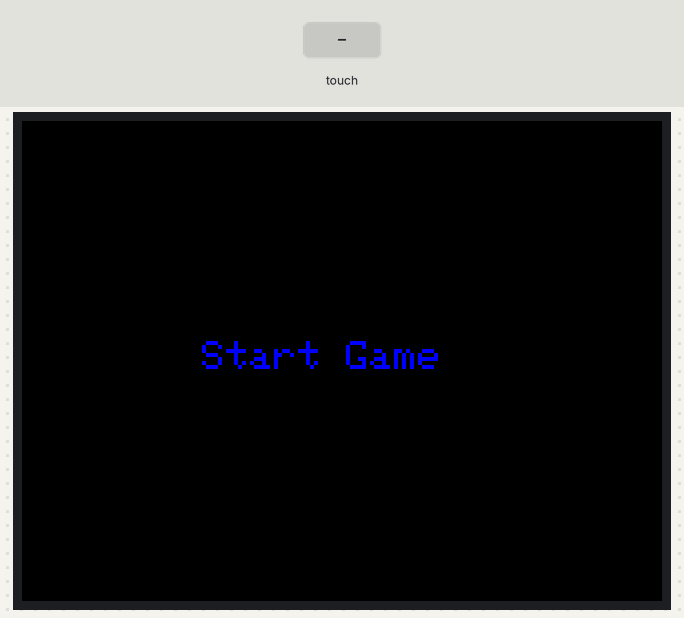
Recording of a sketch running on a simulated Arduino Uno, built with avr-gcc and run on an emulated ATmega328P. Shown: 320×240 colour display. The test bench sets the inputs (shaded band). What the sketch prints to the serial monitor is not drawn.

Above: at 1.5 s.
1.6 s: touch panel pressed at 13 % / 10 % of its raw x / y range
At 2.0 s:
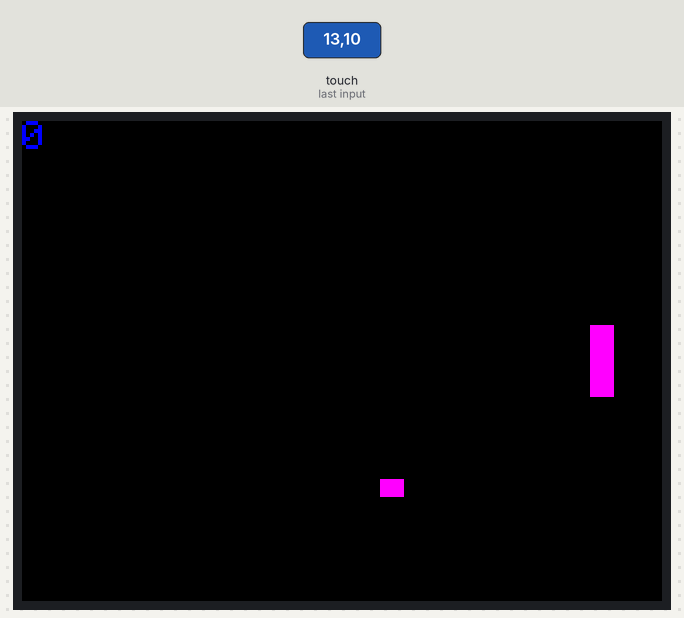
At 3.5 s:
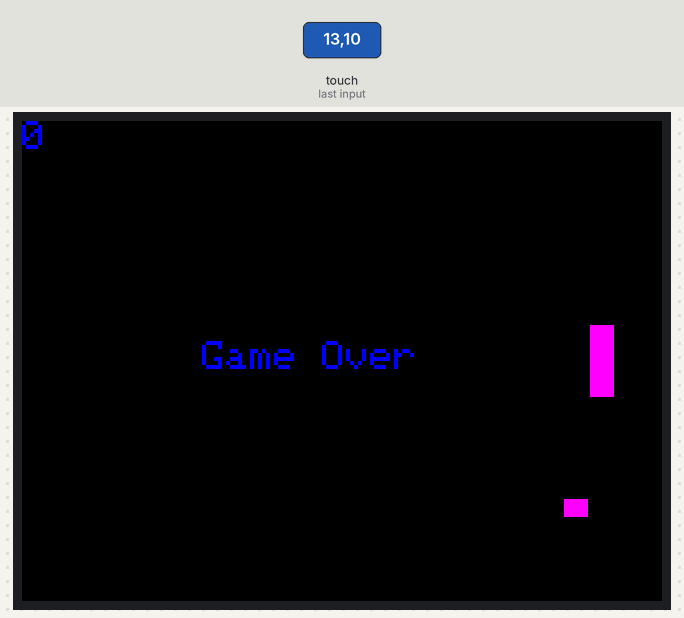
Timing chart, 0 to 5.0 s (numbered marks = the images above; inputs shaded):
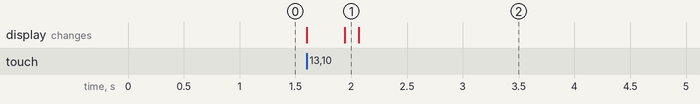

The sketch:

gfxPong.ino
```cpp
#include <stdlib.h>

#include "SPI.h"
#include "Wire.h"
#include "Adafruit_GFX.h"
#include "Adafruit_ILI9341.h"
#include "Adafruit_STMPE610.h"

// This is calibration data for the raw touch data to the screen coordinates
// Note that the screen is turned for the game 270 degrees.
#define TS_MINX 150
#define TS_MINY 130
#define TS_MAXX 3800
#define TS_MAXY 4000

// For the Adafruit shield, these are the default.
#define TFT_DC 9
#define TFT_CS 10

// Use hardware SPI (on Uno, #13, #12, #11) and the above for CS/DC
Adafruit_ILI9341 tft = Adafruit_ILI9341(TFT_CS, TFT_DC);
// If using the breakout, change pins as desired
//Adafruit_ILI9341 tft = Adafruit_ILI9341(TFT_CS, TFT_DC, TFT_MOSI, TFT_CLK, TFT_RST, TFT_MISO);

// touch screen object
// The STMPE610 uses hardware SPI on the shield, and #8
#define STMPE_CS 8
Adafruit_STMPE610 ts = Adafruit_STMPE610(STMPE_CS);

// where is the pong?
int x = 0;
int y = 0;

int xDir = 1;
int yDir = 1;

int pongW = tft.width()/25;
int pongH = tft.height()/25;

int lastX = x;
int lastY = y;

// Where is the paddle?
int paddleH;
int paddleX;
int paddleY;
int paddleW;

bool gameOn = false;

int score = 0;

void setup() {
  Serial.begin(9600);
  Serial.println("PongTest");

  // start the tft screen
  tft.begin();
  tft.setRotation(3);
  tft.fillScreen(ILI9341_BLACK);

  // Start the touch screen
  ts.begin();

  // print the startup message
  drawText("Start Game", tft.width()/2 - 70, tft.height()/2 - 10, ILI9341_BLUE);

  delay(100);
}

void loop() {
  if (gameOn)
  {
    drawScore();
    drawPaddle();
    drawPong();
  }

  if (ts.touched())
  {
    TS_Point p = ts.getPoint();

    // Scale from ~0->4000 to tft.width using the calibration #'s
    int pX = map(p.y, TS_MAXY, TS_MINY, 0, tft.width());
    int pY = map(p.x, TS_MINX, TS_MAXX, 0, tft.height());

    if (isin(pX, pY, paddleX, paddleY, paddleW, paddleH))
    {
      // here we want to move the paddle up and down the Y-direction
      //Serial.println("hit!");

      // move the paddle center to the point's y value if in bounds
      if (pY - paddleH/2 >= 0 && pY + paddleH/2 <= tft.height())
      {
        int lastPaddleY = paddleY;
        tft.fillRect(paddleX, paddleY, paddleW, paddleH, ILI9341_BLACK);

        paddleY = pY - paddleH/2;
        drawPaddle();
      }
    }

    if (!gameOn)
      resetGame();
      gameOn = true;

    //Serial.print("X = "); Serial.print(pX);
    //Serial.print("\tY = "); Serial.println(pY);
  }
  //delay(2);
}

bool isin(int pX, int pY, int padX, int padY, int padW, int padH)
{
  return pX >= padX && pX <= padX + padW
      && pY >= padY && pY <= padY + padH;
}

void resetGame()
{
  score = 0;
  resetPong();
  resetPaddle();
  tft.fillScreen(ILI9341_BLACK);
}

void resetPong()
{
  x = 0;
  y = 0;

  xDir = 1;
  yDir = 1;

  pongW = tft.width()/25;
  pongH = tft.height()/25;

  lastX = x;
  lastY = y;
}

void resetPaddle()
{
  paddleH = pongH*4;
  paddleX = tft.width() - pongW*3;
  paddleY = tft.height()/2 - paddleH/2;
  paddleW = pongW;
}

void drawPaddle()
{

  tft.fillRect(paddleX, paddleY, paddleW, paddleH, ILI9341_MAGENTA);
//  tft.fillRect(0, 0, pongW, paddleH, ILI9341_MAGENTA);
}

void drawPong(){
  // clearlast
  tft.fillRect(lastX, lastY, pongW, pongH, ILI9341_BLACK);

  // draw the pong
  tft.fillRect(x, y, pongW, pongH, ILI9341_MAGENTA);

  lastX = x;
  lastY = y;

  // calculate new position
  int xTry = x + xDir;
  int yTry = y + yDir;

  // See if we need to change directions or stop the game
//  if (xTry + pongW < tft.width() && xTry > 0)
  if (xTry + pongW < paddleX && xTry > 0)
    x = xTry;
  else
  {
    // should we turn around or stop?
    if (xTry <= 0)
    {
      xDir *= -1;
      x += xDir;
    }
    else if ((yTry + pongH >= paddleY - 2
        && yTry <= paddleY + paddleH + 2))
    {
      Serial.print(yTry); Serial.println(paddleY);
      ++score;
      drawScore();
      xDir *= -1;
      x += xDir;
    }
    else
    {
      gameOn = false;
      //resetGame();
      drawText("Game Over", tft.width()/2 - 70, tft.height()/2 - 10, ILI9341_BLUE);
    }
  }
  if (yTry + pongH < tft.height() && yTry > 0)
    y = yTry;
  else
  {
    yDir *= -1;
    y += yDir;
  }
}

void drawScore()
{
  char buff[7];
  if (score >0)
  {
    itoa(score-1, buff, 10);
    drawText(buff, 0, 0, ILI9341_BLACK);
  }
  itoa(score, buff, 10);
  drawText(buff, 0, 0, ILI9341_BLUE);
}

void drawText(char* text, int posX, int posY, unsigned color) {
  unsigned long start = micros();
  tft.setCursor(posX, posY);
  tft.setTextColor(color);  tft.setTextSize(2);
  tft.println(text);
}

void drawPongOld(){
  int w = tft.width();
  int h = tft.height();

  int cx = w/2-1;
  int cy = h/2-1;

  tft.fillRect(cx, cy, w/25, w/25, ILI9341_MAGENTA);

}
```

Measured:
- after the input at 1.6 s, the display: first changes at once (image 1 shows a later state)
